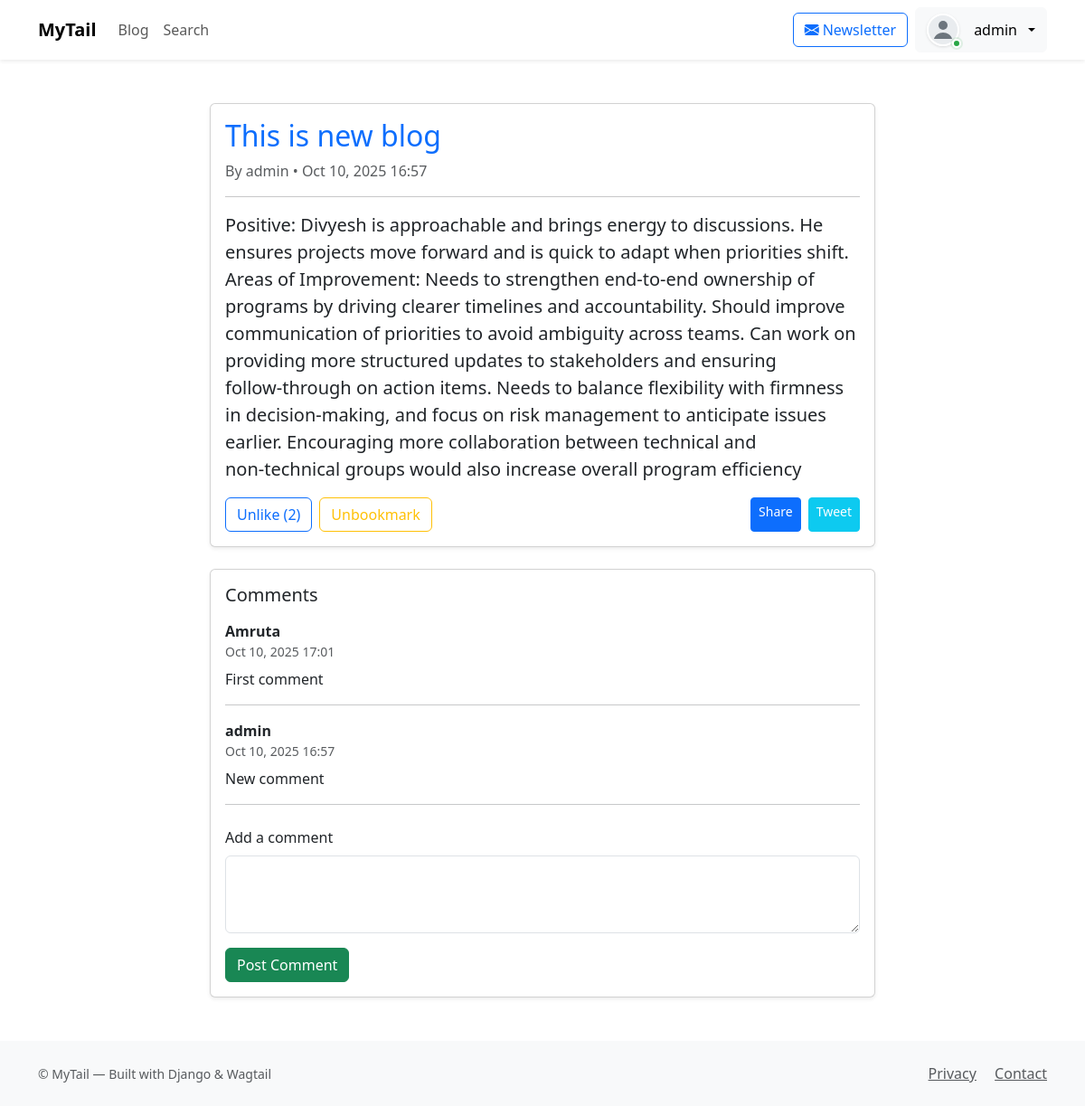
The app's page /blog/post/4/ (signed in) with its own data.
### blog/models.py (models this page shows, shortened)
class BlogPost(models.Model):
    title = models.CharField(max_length=200)
    content = models.TextField()
    author = models.ForeignKey(User, on_delete=models.CASCADE)
    created_at = models.DateTimeField(auto_now_add=True)
    updated_at = models.DateTimeField(auto_now=True)
    def total_likes(self):
        return self.likes.count()

class Comment(models.Model):
    post = models.ForeignKey(BlogPost, related_name='comments', on_delete=models.CASCADE)
    author = models.ForeignKey(User, on_delete=models.CASCADE)
    content = models.TextField()
    created_at = models.DateTimeField(auto_now_add=True)

### blog/views.py (the view)
# urls.py: path('post/<int:pk>/', views.blog_detail, name='blog_detail'),
def blog_detail(request, pk):
    post = get_object_or_404(BlogPost, pk=pk)
    comments = post.comments.all().order_by('-created_at')
    liked = False
    if request.user.is_authenticated:
        liked = Like.objects.filter(post=post, user=request.user).exists()
    return render(request, 'blog/blog_detail.html', {
        'post': post,
        'comments': comments,
        'liked': liked,
    })

### blog/templates/blog/blog_detail.html (shortened to what this page needs)
{% extends "base.html" %}
{% load static %}
{% block content %}
<div class="container mt-5">
  <div class="row justify-content-center">
    <div class="col-12 col-lg-8">
      <div class="card mb-4 shadow-sm">
        <div class="card-body">
          <h2 class="card-title text-primary">{{ post.title }}</h2>
          <p class="text-muted">By {{ post.author.username }} • {{ post.created_at|date:"M d, Y H:i" }}</p>
          <hr>
          <p class="lead">{{ post.content }}</p>
          <div class="d-flex gap-2 mt-3">
            <form method="post" action="{% url 'like_post' post.pk %}">
              <button type="submit" class="btn btn-outline-primary">{% if liked %}Unlike{% else %}Like{% endif %} ({{ post.total_likes }})</button>
            </form>
            <form method="post" action="{% url 'bookmark_blog' post.pk %}">
              <button type="submit" class="btn btn-outline-warning">{% if user.is_authenticated and post in user.userprofile.bookmarks.all %}Unbookmark{% else %}Bookmark{% endif %}</button>
            </form>
            <div class="ms-auto d-flex gap-2">
              <a href="https://www.facebook.com/sharer/sharer.php?u={{ request.build_absolute_uri }}" target="_blank" class="btn btn-sm btn-primary">Share</a>
              <a href="https://twitter.com/intent/tweet?url={{ request.build_absolute_uri }}" target="_blank" class="btn btn-sm btn-info text-white">Tweet</a>
            </div>
          </div>
        </div>
      </div>
      <div class="card shadow-sm">
        <div class="card-body">
          <h5 class="mb-3">Comments</h5>
          {% for comment in comments %}
            <div class="mb-3">
              <div class="d-flex justify-content-between">
                <div>
                  <strong>{{ comment.author.username }}</strong>
                  <div class="text-muted small">{{ comment.created_at|date:"M d, Y H:i" }}</div>
                </div>
              </div>
              <p class="mt-2">{{ comment.content }}</p>
              <hr>
            </div>
          {% empty %}
            <p class="text-muted">No comments yet.</p>
          {% endfor %}
          <form method="post" action="{% url 'add_comment' post.pk %}" class="mt-4">
            <div class="mb-3">
              <label for="comment_content" class="form-label">Add a comment</label>
              <textarea id="comment_content" name="content" class="form-control" rows="3" required></textarea>
            </div>
            <button type="submit" class="btn btn-success">Post Comment</button>
          </form>
        </div>
      </div>
    </div>
  </div>
</div>
{% endblock %}

### mysite/templates/base.html (shortened to what this page needs)
{% load static wagtailcore_tags wagtailuserbar %}
<!DOCTYPE html>
<html lang="en">
    <head>
    <link href="https://cdn.jsdelivr.net/npm/bootstrap@5.3.2/dist/css/bootstrap.min.css" rel="stylesheet">
    <link rel="stylesheet" href="{% static 'css/bootstrap-helpers.css' %}">
    <link rel="stylesheet" type="text/css" href="{% static 'css/mysite.css' %}">
    <link rel="stylesheet" href="https://cdn.jsdelivr.net/npm/bootstrap-icons@1.10.5/font/bootstrap-icons.css">
    </head>
    <body class="{% if request.user.is_authenticated %}{{ request.user.userprofile.default_theme }}{% else %}light{% endif %} {% block body_class %}{% endblock %}">
                <nav class="navbar navbar-expand-lg navbar-light bg-white shadow-sm">
                    <div class="container">
                        <a class="navbar-brand fw-bold" href="/">MyTail</a>
                        <div class="collapse navbar-collapse" id="mainNav">
                            <ul class="navbar-nav me-auto mb-2 mb-lg-0">
                                <li class="nav-item"><a class="nav-link" href="{% url 'blog_list' %}">Blog</a></li>
                                <li class="nav-item"><a class="nav-link" href="{% url 'search' %}">Search</a></li>
                            </ul>
                                                        <div class="d-flex align-items-center">
                                                                <button class="btn btn-outline-primary me-2" data-bs-toggle="modal" data-bs-target="#newsletterModal"><i class="bi bi-envelope-fill me-1"></i>Newsletter</button>
                                                                {% if request.user.is_authenticated %}
                                                                    <div class="dropdown">
                                                                                                            <button class="btn btn-light dropdown-toggle d-flex align-items-center gap-2" type="button" id="userMenu" data-bs-toggle="dropdown" aria-expanded="false">
                                                                                                                <span class="avatar-wrapper me-2">
                                                                                                                    <img src="{% static 'img/default-avatar.svg' %}" alt="{{ request.user.username }}" class="user-avatar">
                                                                                                                    <span class="online-dot" title="Online"></span>
                                                                                                                </span>
                                                                                                                <span class="d-none d-md-inline">{{ request.user.username }}</span>
                                                                                                            </button>
                                                                    </div>
                                                                {% else %}
                                                                    <a href="{% url 'login' %}" class="btn btn-outline-secondary me-2">Login</a>
                                                                    <a href="{% url 'signup' %}" class="btn btn-primary">Sign up</a>
                                                                {% endif %}
                                                        </div>
                        </div>
                    </div>
                </nav>
                {% block content %}{% endblock %}
                <footer class="bg-light mt-5 py-4">
                    <div class="container d-flex justify-content-between align-items-center">
                        <div>
                            <small class="text-muted">&copy; {{ now.year }} MyTail — Built with Django & Wagtail</small>
                        </div>
                        <div>
                            <a href="#" class="text-muted me-3">Privacy</a>
                            <a href="#" class="text-muted">Contact</a>
                        </div>
                    </div>
                </footer>
    </body>
</html>

### records on screen
BlogPost: title "This is new blog", author.username "admin", created_at "Oct 10, 2025 16:57", content "Positive: Divyesh is approachable and brings energy to discussions. He ensures projects move forward and is quick to adapt when priorities shift. Areas of Improvement: Needs to strengthen end‑to‑end ownership of programs by driving clearer timelines and accountability. Should improve communication of priorities to avoid ambiguity across teams. Can work on providing more structured updates to stakeholders and ensuring follow‑through on action items. Needs to balance flexibility with firmness in decision‑making, and focus on risk management to anticipate issues earlier. Encouraging more collaboration between technical and non‑technical groups would also increase overall program efficiency", total_likes "2"
Comment: author.username "Amruta", created_at "Oct 10, 2025 17:01", content "First comment"
Comment: author.username "admin", created_at "Oct 10, 2025 16:57", content "New comment"

### other values on screen
{{ request.user.username }} "admin"
